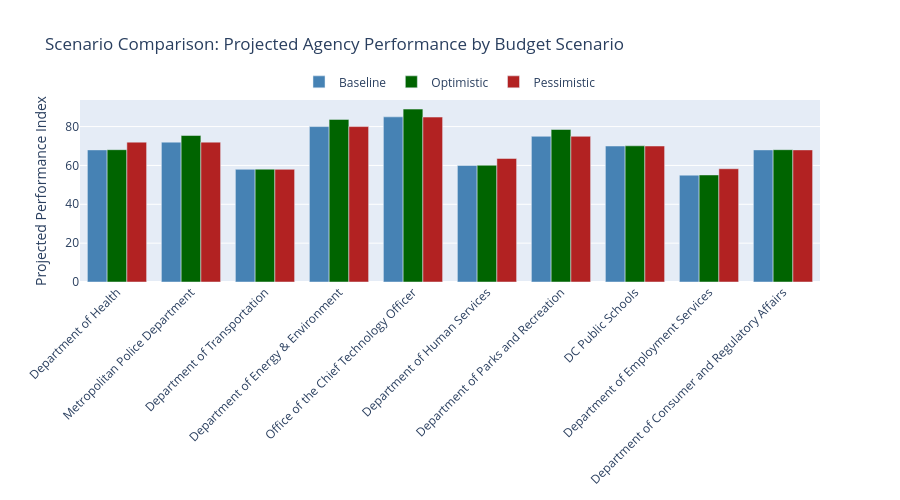

Source (notebook cell):
### Markdown cell above
## Chart 1: Scenario Comparison — Baseline vs Optimistic vs Pessimistic
**Method:** Baseline = historical shares. Optimistic = boost high-performing agencies (+15% to top 4). Pessimistic = cut all shares 10% and reallocate to safety net.
**Assumption:** 30% performance elasticity to budget change (heuristic).

### Code cell
def run_scenario(allocations):
    results = []
    for _, row in agencies.iterrows():
        agency = row['agency_name']
        base_perf = row['value']
        base_share = HISTORICAL_SHARES.get(agency, 0.05)
        share = allocations.get(agency, base_share)
        change = (share - base_share) / base_share if base_share > 0 else 0
        projected = base_perf * (1 + 0.3 * change)
        results.append({
            'Agency': agency,
            'Budget Share': share,
            'Budget ($)': share * TOTAL_BUDGET,
            'Projected Performance': round(min(100, projected), 1),
            'Change from Baseline': round(projected - base_perf, 1)
        })
    return pd.DataFrame(results)

# Build scenarios
baseline = HISTORICAL_SHARES.copy()

# Optimistic: boost top 4 performers by 15%, normalize
optimistic = baseline.copy()
top4 = agencies.nlargest(4, 'value')['agency_name'].tolist()
for a in top4:
    optimistic[a] *= 1.15
total = sum(optimistic.values())
optimistic = {k: v/total for k, v in optimistic.items()}

# Pessimistic: cut all 10%, boost safety net (Human Services, Employment Services, Health) by 20%
pessimistic = {k: v * 0.90 for k, v in baseline.items()}
for a in ['Department of Human Services', 'Department of Employment Services', 'Department of Health']:
    pessimistic[a] *= 1.20
total = sum(pessimistic.values())
pessimistic = {k: v/total for k, v in pessimistic.items()}

df_base = run_scenario(baseline)
df_opt = run_scenario(optimistic)
df_pes = run_scenario(pessimistic)

# Merge for comparison
comp = df_base[['Agency', 'Projected Performance']].rename(columns={'Projected Performance': 'Baseline'})
comp = comp.merge(df_opt[['Agency', 'Projected Performance']].rename(columns={'Projected Performance': 'Optimistic'}), on='Agency')
comp = comp.merge(df_pes[['Agency', 'Projected Performance']].rename(columns={'Projected Performance': 'Pessimistic'}), on='Agency')

fig = go.Figure()
for col, color in [('Baseline', 'steelblue'), ('Optimistic', 'darkgreen'), ('Pessimistic', 'firebrick')]:
    fig.add_trace(go.Bar(name=col, x=comp['Agency'], y=comp[col], marker_color=color))
fig.update_layout(
    barmode='group',
    title='Scenario Comparison: Projected Agency Performance by Budget Scenario',
    xaxis_tickangle=-45,
    yaxis_title='Projected Performance Index',
    height=500,
    legend=dict(orientation='h', yanchor='bottom', y=1.02, xanchor='center', x=0.5)
)
fig.write_image(str(BASE / 'figures/14_scenario_comparison.png'), scale=2)
fig.show()

### Figure 1 — Plotly figure (JSON) as saved in the notebook; plotly's stock layout.template omitted (floating-point values rounded to 4 significant figures)
{"data": [{"marker": {"color": "steelblue"}, "name": "Baseline", "type": "bar", "x": ["Department of Health", "Metropolitan Police Department", "Department of Transportation", "Department of Energy & Environment", "Office of the Chief Technology Officer", "Department of Human Services", "Department of Parks and Recreation", "DC Public Schools", "Department of Employment Services", "Department of Consumer and Regulatory Affairs"], "y": [68.0, 72.0, 58.0, 80.0, 85.0, 60.0, 75.0, 70.0, 55.0, 68.0]}, {"marker": {"color": "darkgreen"}, "name": "Optimistic", "type": "bar", "x": ["Department of Health", "Metropolitan Police Department", "Department of Transportation", "Department of Energy & Environment", "Office of the Chief Technology Officer", "Department of Human Services", "Department of Parks and Recreation", "DC Public Schools", "Department of Employment Services", "Department of Consumer and Regulatory Affairs"], "y": [68.1, 75.4, 58.1, 83.7, 89.0, 60.1, 78.5, 70.1, 55.1, 68.1]}, {"marker": {"color": "firebrick"}, "name": "Pessimistic", "type": "bar", "x": ["Department of Health", "Metropolitan Police Department", "Department of Transportation", "Department of Energy & Environment", "Office of the Chief Technology Officer", "Department of Human Services", "Department of Parks and Recreation", "DC Public Schools", "Department of Employment Services", "Department of Consumer and Regulatory Affairs"], "y": [72.0, 72.0, 58.0, 80.0, 84.9, 63.6, 75.0, 70.0, 58.3, 68.0]}], "layout": {"barmode": "group", "height": 500, "legend": {"orientation": "h", "x": 0.5, "xanchor": "center", "y": 1.02, "yanchor": "bottom"}, "title": {"text": "Scenario Comparison: Projected Agency Performance by Budget Scenario"}, "xaxis": {"tickangle": -45}, "yaxis": {"title": {"text": "Projected Performance Index"}}}}
